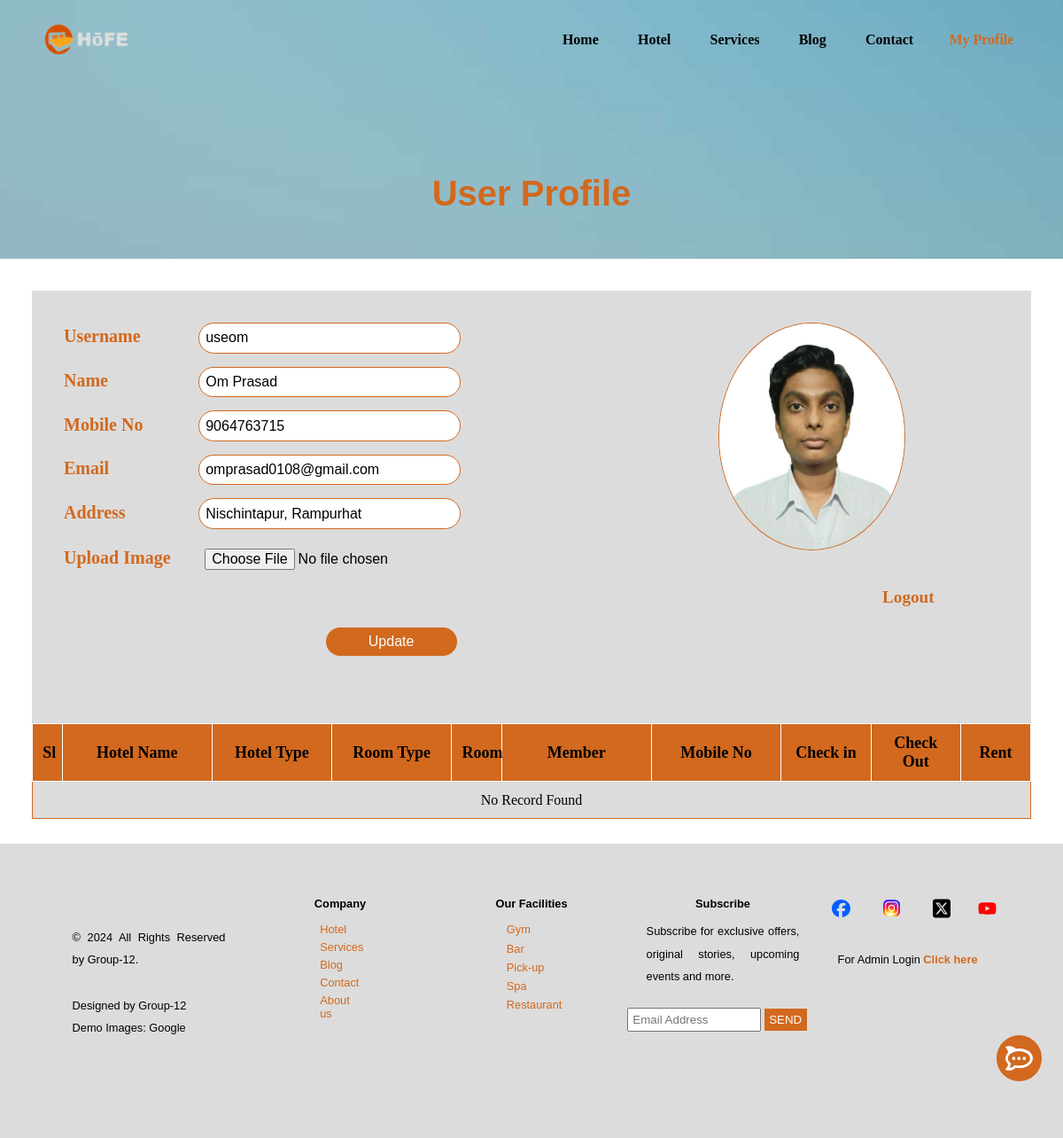
The app's page /profile.php (signed in), older data.
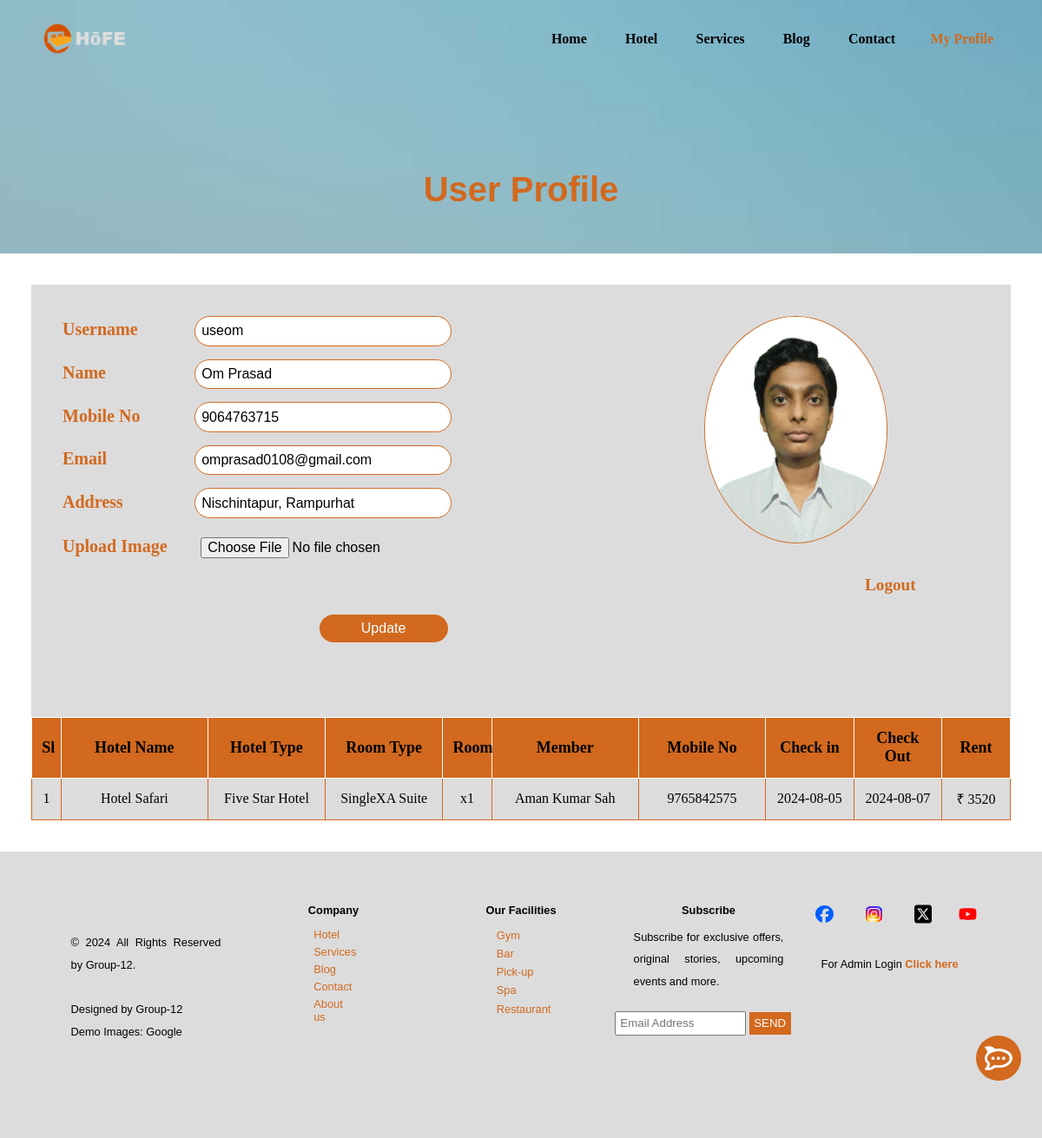
The same page, newer data.
### tables this page shows
CREATE TABLE `record_per` (
  `id` int(11) NOT NULL,
  `pid` bigint(20) NOT NULL,
  `name` varchar(30) NOT NULL,
  `age` varchar(11) NOT NULL,
  `gender` varchar(7) NOT NULL,
  `mno` varchar(10) NOT NULL
);

CREATE TABLE `record` (
  `aduser` varchar(20) NOT NULL,
  `user` varchar(20) NOT NULL,
  `hname` varchar(30) NOT NULL,
  `htype` varchar(20) NOT NULL,
  `hrtype` varchar(30) NOT NULL,
  `noroom` varchar(11) NOT NULL,
  `pid` bigint(20) NOT NULL,
  `uveri` varchar(30) NOT NULL,
  `uveride` varchar(30) NOT NULL,
  `checkin` date NOT NULL,
  `checkout` date NOT NULL,
  `payrup` varchar(11) NOT NULL,
  `status` varchar(11) NOT NULL,
  `rect` varchar(30) NOT NULL
);

### profile.php (the view, shortened to what the changed rows need)
<?php
$login="";
if(isset($_SESSION["temp"])){
    if($_SESSION["temp"]== "1"){
        $login="0";
    }
}
if($login=="0"){
    $user=$_SESSION['user'];
    $mysqli=new mysqli("localhost","root","","hotel_reserve");
    $sql= "SELECT * FROM login WHERE username='".$user."'";
    $result=mysqli_query($mysqli,$sql);
    $row=mysqli_fetch_array($result);
    $sql1= "SELECT * FROM user WHERE username='".$user."'";
    $result1=mysqli_query($mysqli,$sql1);
    $row1=mysqli_fetch_array($result1);
    $sl=1;
}
echo '
<!DOCTYPE html>
<html lang="en">
<head>
    <meta charset="UTF-8">
    <meta name="viewport" content="width=device-width, initial-scale=1.0">
    <title>* Hotel Booking *</title>
    <link rel="stylesheet" href="style.css">
    <link rel="stylesheet" href="css/profile.css">
    <script defer src="activepage.js"></script>
</head>
<body>
    <div class="chatbot" onclick="chat()"><img src="Components/Chatbot.svg" alt=""></div>
    <div class="chathov">Hi, How can I help you ?</div>
    <div id="chatdiv" style="display: none;">
        <div class="chat-mess" id="messdiv">';
            echo '<label for="bot" id="bot"><img src="Components/svg/chat.png" alt="">Hello! I am aao, the personal assistant of HöFE who will help you!</label>
            <label for="bot" id="bot" name="bot"><img src="Components/svg/chat.png" alt="">Please send a message below.</label>
        </div>
        <input type="text" id="chatinp">
        <button id="chatbtn" onclick="chatappen()"><img src="Components/svg/send.png" alt=""></button>
    </div>
    <div class="container">
        <div class="div1">
            <div class="header">
                <nav>
                    <div class="logo">
                        <a href="index.php">
                            <img src="Components/logo.png" alt="">
                        </a>
                    </div>
                    <ul>
                        <li><a class="home" href="index.php">Home</a></li>
                        <li><a class="hotel" href="hotel.php">Hotel</a></li>
                        <li><a class="services" href="services.php">Services</a></li>
                        <li><a class="blog" href="blog.php">Blog</a></li>
                        <li><a class="contact" href="contact.php">Contact</a></li>';
                    echo '</ul>
                </nav>
            </div>
            <div class="message">
                User Profile
            </div>
        </div>
        <form action="profile1.php" method="post" enctype="multipart/form-data">
            <div class="profile">
                <label for="username">Username</label>
                <input type="text" name="username" value="';echo $user;echo '" readonly><br>
                <label for="name">Name</label>
                <input type="text" name="name" value="';echo $row1['name'];echo '"><br>
                <label for="mobileno">Mobile No</label>
                <input type="text" name="mobileno" value="';echo $row['mobileno'];echo '"><br>
                <label for="email">Email</label>
                <input type="email" name="email" value="';echo $row['email'];echo '"><br>
                <input type="text" name="addr" value="';echo $row1['addr'];echo '"><br>
                <label for="img">Upload Image</label>
                <input type="file" name="img"><br>
                <a href="login.php">Logout</a>
                <input type="submit" value="Update"><br>
            </div>
            <div class="pro-img">';
            echo'</div>
        </form>
        <table>
            <tr>
                <th style="width: 3%;">Sl</th>
                <th style="width: 15%;">Hotel Name</th>
                <th style="width: 12%;">Hotel Type</th>
                <th style="width: 12%;">Room Type</th>
                <th style="width: 5%;">Room</th>
                <th style="width: 15%;">Member</th>
                <th style="width: 13%;">Mobile No</th>
                <th style="width: 9%;">Check in</th>
                <th style="width: 9%;">Check Out</th>
                <th style="width: 7%;">Rent</th>
            </tr>';
            $sql2="SELECT * FROM record WHERE user='".$user."'";
            $result2=mysqli_query($mysqli,$sql2);
            if($result2->num_rows > 0)
            {
                while($row2=mysqli_fetch_assoc($result2))
                {
                    $sql3="SELECT * FROM record_per WHERE pid='".$row2['pid']."'";
                    $result3=mysqli_query($mysqli,$sql3);
                    $temp=$result3->num_rows;
                    while($row3=mysqli_fetch_assoc($result3)){
                    echo '<tr>';
                        if($temp>0){
                            echo '<td rowspan="';echo $temp;echo'"><a href="print.php?id=';echo $row2['pid'];echo'" target="_blank">';echo $sl;echo'</a></td>
                            <td rowspan="';echo $temp;echo'">';echo $row2['hname'];echo'</td>
                            <td rowspan="';echo $temp;echo'">';echo $row2['htype'];echo'</td>
                            <td rowspan="';echo $temp;echo'">';echo $row2['hrtype'];echo'</td>
                            <td rowspan="';echo $temp;echo'">x';echo $row2['noroom'];echo'</td>';
                        }
                        echo'<td>';echo $row3['name'];echo'</td>
                        <td>';echo $row3['mno'];echo'</td>';
                        if($temp>0){
                            echo'<td rowspan="';echo $temp;echo'">';echo $row2['checkin'];echo'</td>
                            <td rowspan="';echo $temp;echo'">';echo $row2['checkout'];echo'</td>
                            <td rowspan="';echo $temp;echo'">₹ ';echo $row2['payrup'];echo'</td>';
                        }
                        $temp=0;
                        echo '</tr>';
                    }
                    $sl=$sl+1;
                }
            }
            else
            {
                echo '<tr><td colspan="10">No Record Found</td></tr>';
            }
        echo '</table>
    </div>
</body>
</html>
';
?>

Row changes from the older to the newer data that the page shows:
added record_per: pid.hname "Hotel Safari", pid.htype "Five Star Hotel", pid.hrtype "SingleXA Suite", pid.noroom "1", name "Aman Kumar Sah", mno "9765842575", pid.checkin "2024-08-05", pid.checkout "2024-08-07", pid.payrup "3520"
Text that changed along with them:
text no longer shown: "No Record Found"
